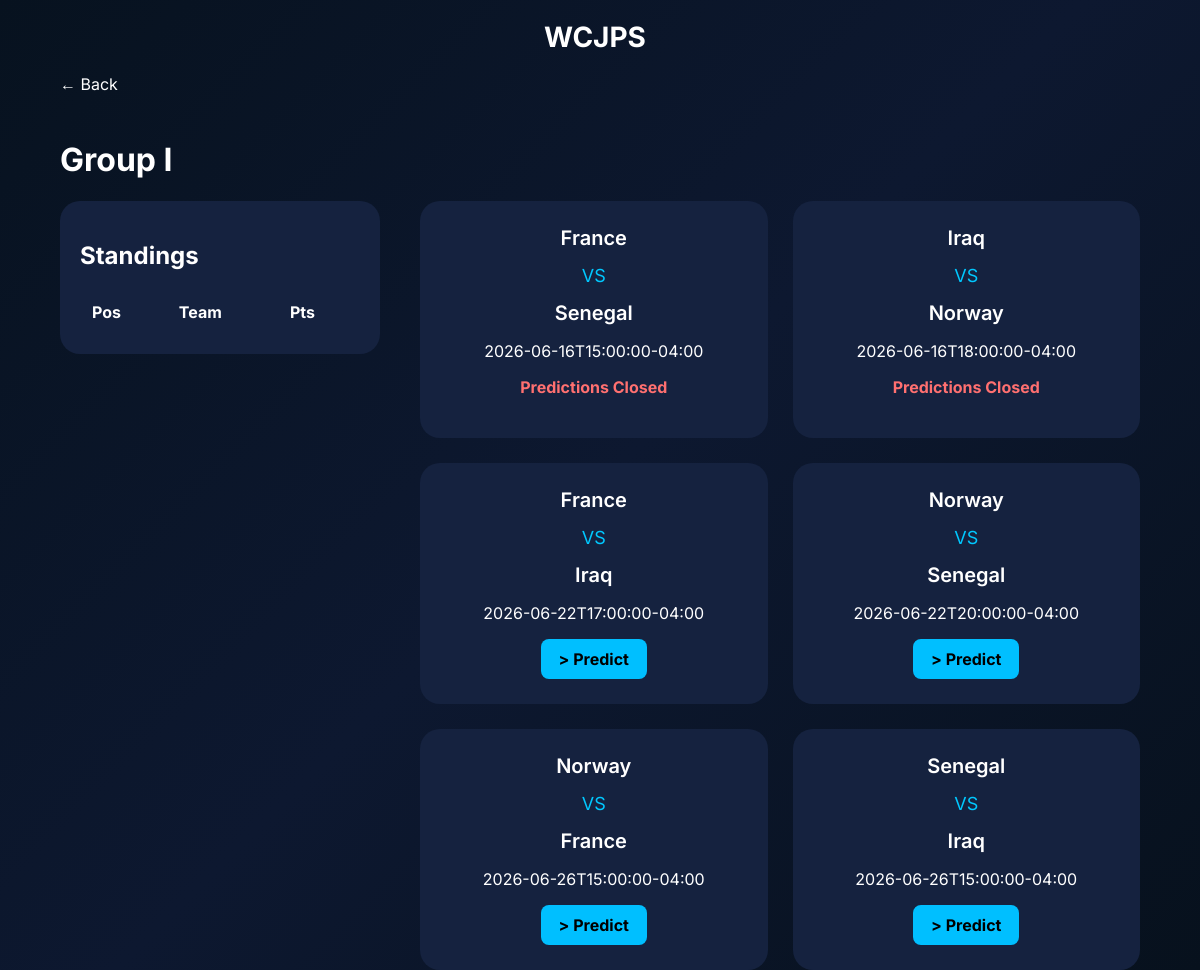
The app's page /group/I, older data.
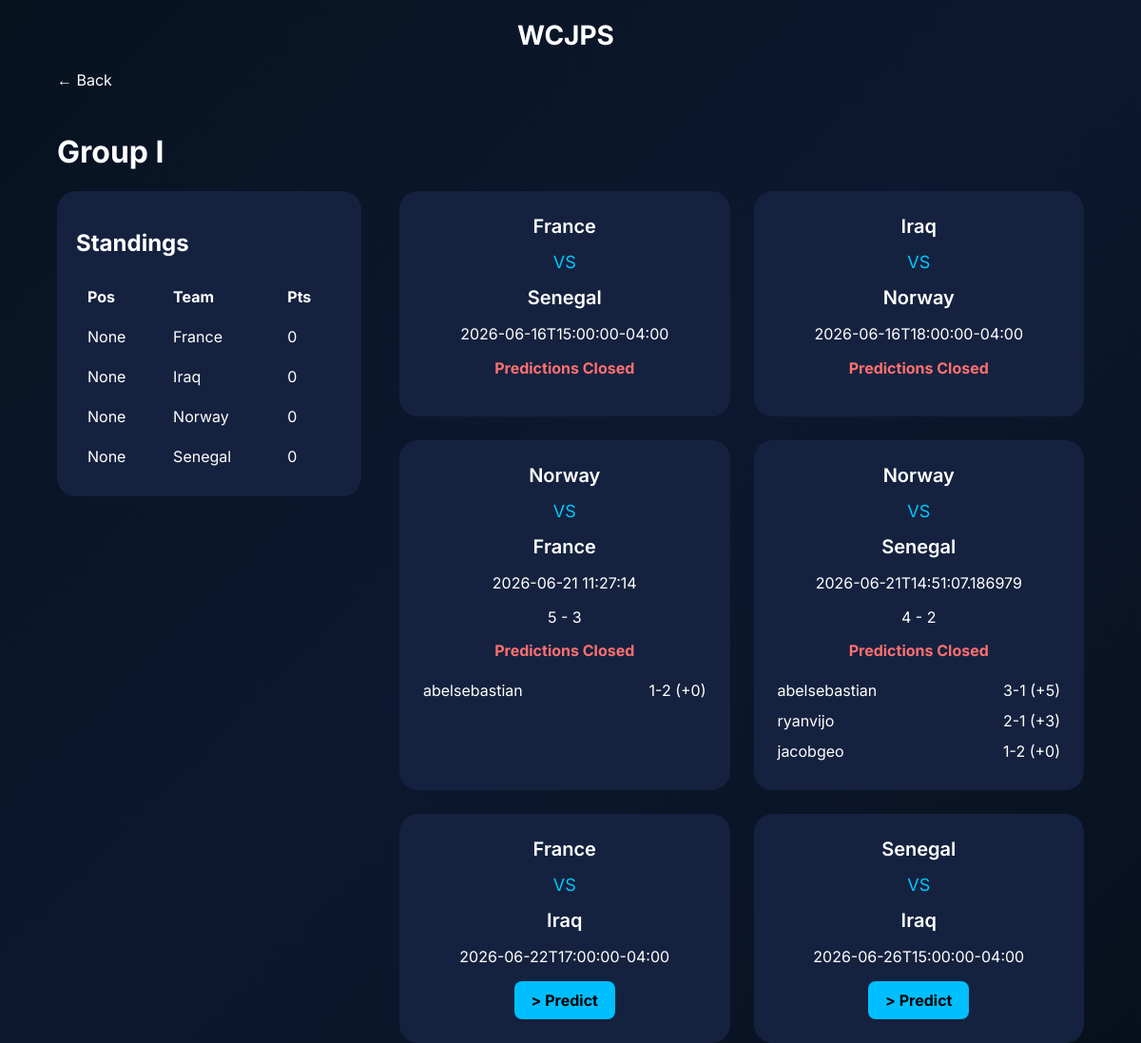
The same page, newer data.
### tables this page shows
CREATE TABLE matches (
            id INTEGER PRIMARY KEY,
            team1 TEXT,
            team2 TEXT,
            group_name TEXT,
            stage TEXT,
            match_number INTEGER,
            kickoff DATETIME,
            score1 INTEGER,
            score2 INTEGER,
            status TEXT,
            processed INTEGER DEFAULT 0
        );

CREATE TABLE standings (
            id INTEGER PRIMARY KEY AUTOINCREMENT,
            group_name TEXT,
            team TEXT,
            played INTEGER DEFAULT 0,
            wins INTEGER DEFAULT 0,
            draws INTEGER DEFAULT 0,
            losses INTEGER DEFAULT 0,
            gf INTEGER DEFAULT 0,
            ga INTEGER DEFAULT 0,
            gd INTEGER DEFAULT 0,
            points INTEGER DEFAULT 0,
            position integer,
            UNIQUE(group_name, team)
        );

CREATE TABLE predictions (
            id INTEGER PRIMARY KEY AUTOINCREMENT,
            user_id INTEGER,
            match_id INTEGER,
            pred1 INTEGER,
            pred2 INTEGER,
            submitted_at DATETIME,
            points_awarded INTEGER DEFAULT 0,
            FOREIGN KEY(user_id) REFERENCES users(id),
            FOREIGN KEY(match_id) REFERENCES matches(id),
            UNIQUE(user_id, match_id)
        );

CREATE TABLE users (
            id INTEGER PRIMARY KEY AUTOINCREMENT,
            username TEXT UNIQUE NOT NULL,
            password_hash TEXT NOT NULL,
            student_class INTEGER,
            division TEXT,
            is_admin INTEGER DEFAULT 0,
            created_at DATETIME,
            last_login DATETIME
        , points INTEGER DEFAULT 0);

### app.py (the view)
@app.route("/group/<group_name>")
def group(group_name):
    matches = get_matches_by_group(group_name)
    standings = get_standings(group_name)
    predictions = {}
    prediction_visibility = {}
    for match in matches:
        preds = get_match_predictions(match["id"])
        print(len(preds))
        if preds:
            print(preds[0].keys())
        if prediction_closed(match["id"]):
            preds.sort(key=lambda p: (-p["points_awarded"], p["submitted_at"]))
        else:
            preds.sort(key=lambda p: p["submitted_at"])
        prediction_visibility[match["id"]] = preds
    if "user_id" in session:
        for match in matches:
            pred = get_prediction(session["user_id"], match["id"])
            predictions[match["id"]] = pred
    return render_template(
        "group.html",
        group_name=group_name,
        matches=matches,
        standings=standings,
        predictions=predictions,
        prediction_visibility=prediction_visibility,
        predict_match=request.args.get("predict", type=int),
    )

### helpers.py (called while the page is built)
def get_connection():
    conn = sqlite3.connect(DB_PATH)
    conn.row_factory = sqlite3.Row
    conn.execute("PRAGMA foreign_keys = ON")
    return conn

def get_matches_by_group(group_name):
    conn = get_connection()
    matches = conn.execute(
        """
        SELECT *
        FROM matches
        WHERE group_name=?
        ORDER BY kickoff
        """,
        (group_name,),
    ).fetchall()
    conn.close()
    return matches

def get_standings(group_name):
    conn = get_connection()
    standings = conn.execute(
        """
        SELECT *
        FROM standings
        WHERE group_name=?
        ORDER BY
            position ASC
        """,
        (group_name,),
    ).fetchall()
    conn.close()
    return standings

def get_match(match_id):
    conn = get_connection()
    match = conn.execute(
        """
        SELECT *

        FROM matches

        WHERE id = ?

        """,
        (match_id,),
    ).fetchone()
    conn.close()
    return match

### templates/group.html (shortened to what this page needs)
{% extends "base.html" %} {% block content %}
<a href="{{url_for('home')}}" class="back"> ← Back </a>
<h1>Group {{group_name}}</h1>
<div class="group-layout">
  <div class="standings-card">
    <h2>Standings</h2>
    <table>
      <tr>
        <th>Pos</th>
        <th>Team</th>
        <th>Pts</th>
      </tr>
      {% for team in standings %}
      <tr>
        <td>{{team["position"]}}</td>
        <td>{{team["team"]}}</td>
        <td>{{team["points"]}}</td>
      </tr>
      {% endfor %}
    </table>
  </div>
  <div class="matches-section">
    {% for match in matches %}
    <div class="match-card" id="match-{{match['id']}}">
      <div class="team">{{match["team1"]}}</div>
      <div class="vs">VS</div>
      <div class="team">{{match["team2"]}}</div>
      <p>{{match["kickoff"]}}</p>
      {% if match["processed"] %}
      <div class="match-score">{{match["score1"]}} - {{match["score2"]}}</div>
      {% endif %}
      {% set prediction = predictions.get(match["id"]) %} {% if
      prediction_closed(match["id"]) %}
      <p class="closed-text">Predictions Closed</p>
      {% else %} {% if predict_match == match["id"] %}
      <form
        method="POST"
        action="{{ url_for('predict', match_id=match['id']) }}"
        class="prediction-form"
      >
        <input type="hidden" name="group_name" value="{{group_name}}" />
        <input
          type="number"
          name="pred1"
          min="0"
          max="20"
          required
          value="{{ prediction['pred1'] if prediction else '' }}"
        />
        -
        <input
          type="number"
          name="pred2"
          min="0"
          max="20"
          required
          value="{{ prediction['pred2'] if prediction else '' }}"
        />
        <button>
          {{ "Update Prediction" if prediction else "Save Prediction" }}
        </button>
      </form>
      {% else %}
      <a
        href="{{url_for('group',group_name=group_name)}}?predict={{match['id']}}#match-{{match['id']}}"
        class="predict-button"
      >
        > Predict
      </a>
      {% endif %} {% endif %} {% set preds =
      prediction_visibility.get(match["id"], []) %} {% if preds %}
      <div class="prediction-preview">
        {% for p in preds[:5] %}
        <div class="prediction-line">
          <span>{{ p["username"] }}</span>
          {% if prediction_closed(match["id"]) %}
          <span>
            {{ p["pred1"] }}-{{ p["pred2"] }} {% if match["processed"] %} (+{{
            p["points_awarded"] }}) {% endif %}
          </span>
          {% else %}
          <span> ✓ </span>
          {% endif %}
        </div>
        {% endfor %}
      </div>
      {% endif %}
    </div>
    {% endfor %}
  </div>
</div>
{% endblock %}

Row changes from the older to the newer data that the page shows:
added standings: position "None", team "France", points "0"
added standings: position "None", team "Iraq", points "0"
added standings: position "None", team "Norway", points "0"
added standings: position "None", team "Senegal", points "0"
changed matches (number 3 of 6 on the later page): kickoff "2026-06-26T15:00:00-04:00" → "2026-06-21 11:27:14"; processed 0 → 1 (drawn); score1 (not shown) → "5"; score2 (not shown) → "3"; text "> Predict" → "Predictions Closed"; moves up the list
added predictions: username "abelsebastian", pred1 "1", pred2 "2", points_awarded "0", shown under matches (number 3 of 6 on the later page)
changed matches (number 4 of 6 on the later page): kickoff "2026-06-22T20:00:00-04:00" → "2026-06-21T14:51:07.186979"; processed 0 → 1 (drawn); score1 (not shown) → "4"; score2 (not shown) → "2"; text "> Predict" → "Predictions Closed"; moves down the list
added predictions: username "abelsebastian", pred1 "3", pred2 "1", points_awarded "5", shown under matches (number 4 of 6 on the later page)
added predictions: username "ryanvijo", pred1 "2", pred2 "1", points_awarded "3", shown under matches (number 4 of 6 on the later page)
added predictions: username "jacobgeo", pred1 "1", pred2 "2", points_awarded "0", shown under matches (number 4 of 6 on the later page)
